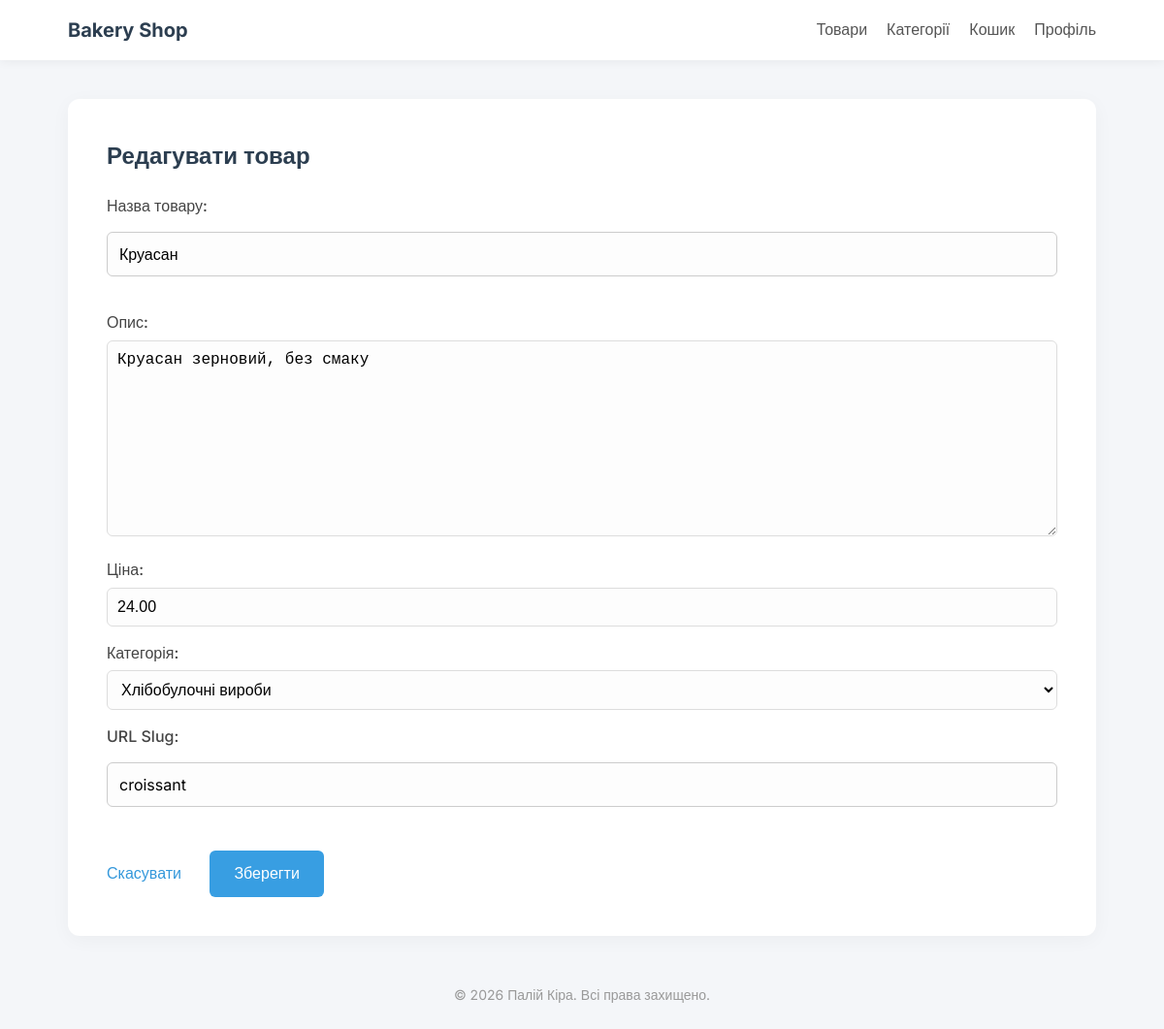
Screenshot of /croissant/update/ (signed in) with the database file from the repository.
### store/models.py (models this page shows, shortened)
class Product(models.Model):
    title = models.CharField(max_length=100, verbose_name="Назва товару")
    description = models.TextField(verbose_name="Опис")
    price = models.DecimalField(max_digits=10, decimal_places=2, verbose_name="Ціна")
    category = models.ForeignKey(Category, on_delete=models.CASCADE, verbose_name="Категорія")
    slug = models.SlugField(unique=True, blank=True, null=True, verbose_name="URL Slug")
    class Meta:
        verbose_name = "Товар"
        verbose_name_plural = "Товари"
        ordering = ['price']

class Category(models.Model):
    title = models.CharField(max_length=100, verbose_name="Назва категорії")
    class Meta:
        verbose_name = "Категорія"
        verbose_name_plural = "Категорії"
    def __str__(self):
        return self.title

### store/views.py (the view)
# urls.py: path('<slug:slug>/update/', views.product_update, name='product_update'),
@login_required
def product_update(request, slug):
    product = get_object_or_404(Product, slug=slug)
    if request.method == 'POST':
        form = ProductForm(request.POST, instance=product)
        if form.is_valid():
            form.save()
            return redirect('products')
    else:
        form = ProductForm(instance=product)
    return render(request, 'store/product_form.html', {'form': form, 'title': 'Редагувати товар'})

### store/forms.py
class ProductForm(forms.ModelForm):
    class Meta:
        model = Product
        fields = ['title', 'description', 'price', 'category', 'slug']

### store/templates/store/product_form.html (shortened to what this page needs)
{% extends 'store/layout.html' %}
{% block content %}
    <h2>{{ title }}</h2>
    <form method="post">
        {{ form.as_p }}
        <a href="{% url 'products' %}">Скасувати</a>
        <button type="submit" style="margin-left: 25px;">Зберегти</button>
    </form>
{% endblock %}

### store/static/store/css/style.css (style rules this page uses)
* { box-sizing: border-box; margin: 0; padding: 0; }
body { font-family: 'Inter', sans-serif; background-color: #f4f6f9; color: #333; line-height: 1.6; }
h1, h2 { color: #2c3e50; margin-bottom: 20px; font-weight: 600; }
a { text-decoration: none; color: #3498db; transition: 0.3s; }
button[type="submit"] { background-color: #389ee2; color: white; border: none; padding: 15px 25px; border-radius: 6px; cursor: pointer; font-size: 16px; margin-top: 10px; }
form p { margin-bottom: 15px; }
form label { display: block; margin-bottom: 5px; font-weight: 500; color: #444; }
input[type="text"], input[type="number"], textarea, select { width: 100%; padding: 10px; border: 1px solid #ddd; border-radius: 6px; font-size: 16px; background-color: #fdfdfd; }
input[type="text"], input[type="password"], input[type="email"], input[type="file"] { width: 100%; padding: 12px; margin: 8px 0 20px 0; display: inline-block; border: 1px solid #ccc; border-radius: 6px; box-sizing: border-box; font-size: 16px; font-family: 'Inter', sans-serif; transition: 0.3s; }
label { font-weight: 600; color: #2c3e50; margin-bottom: 5px; display: block; }

### rows the page displays
Product: title "Круасан", description "Круасан зерновий, без смаку", price "24.00", category "Хлібобулочні вироби", slug "croissant"

### other values shown
{{ title }} "Редагувати товар"
